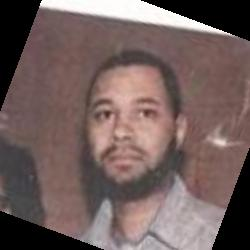
#> input picture Aaron_Patterson_0001.jpg, 250 x 250 px, given in place of Darren_Clarke_0001.jpg, which was not available
$ jupyter execute LFW_FaceVerification.ipynb   (shell and % lines are left out)   (older library calls are emulated)
#> lines starting #> are read from the running program, lines starting #| are printed output that depends on the picture; pictures that were not available may be replaced by others from this repository, and a replacement may not be noted
[cell 1]
from sklearn import datasets
from sklearn.feature_selection import RFE
from sklearn.linear_model import LogisticRegression

from keras.models import Sequential
from keras.layers import Conv2D, ZeroPadding2D, Activation, Input, concatenate
from keras.models import Model
from keras.layers.normalization import BatchNormalization
from keras.layers.pooling import MaxPooling2D, AveragePooling2D
from keras.layers.merge import Concatenate
from keras.layers.core import Lambda, Flatten, Dense
from keras.initializers import glorot_uniform
from keras.engine.topology import Layer
from keras import backend as K
K.set_image_data_format('channels_first')
#> (this line was passed over: keras is not available in this run)
import cv2
import os
import numpy as np
from numpy import genfromtxt
import pandas as pd
import tensorflow as tf
from fr_utils import *
from inception_blocks_v2 import *

from sklearn.model_selection import cross_val_score, train_test_split

[cell 2]
#Divede the train, validation and test dataset.
file_handler = open("../pairsDevTrain.txt", "r", encoding="utf-8")
#> (reads pairsDevTrain.txt from the repository)

# We must first put the data in a list
train_same = [];
train_diff= [];

for row in file_handler:
    # The values we read are strings, we must convert them to the correct type (float)
    temp=row.replace("\n", "");
    string= temp.split("\t") # split it by whitespace
    converted = [x for x in string]
    if len(converted) ==3:
        #train_same.append( [converted[0],converted[1],converted[0],converted[2] ]);
        train_same.append( converted );
    if len(converted) ==4:
        train_diff.append(converted);
file_handler.close()


file_handler = open("../pairsDevTest.txt", "r", encoding="utf-8")
#> (reads pairsDevTest.txt from the repository)
# We must first put the data in a list
test_same = [];
test_diff= [];

for row in file_handler:
    temp=row.replace("\n", "");
    string= temp.split("\t") # split it by whitespace
    converted = [x for x in string]
    if len(converted) ==3:
        test_same.append( converted );
    if len(converted) ==4:
        test_diff.append(converted);
file_handler.close()

print("There are {} images in the train, {} in the test".format(len(train_same)+ len(train_diff), len(test_same)+ len(test_diff) ) );


vali_same= train_same[0: 250: 1];
vali_diff= train_diff[0: 250: 1];

train_same=train_same[250: : 1]
train_diff=train_diff[250: : 1]

[cell 3]
len( train_same), len(train_diff), len(vali_same), len(vali_diff), len(test_same), len(test_diff)

[cell 4]
width, height, channels=96, 96, 3
def format_filename(name, number):
    num_zeros = "0"*(4 - len(number))
    filepath = "../lfw-deepfunneled/"+name+"/"+name+"_"+num_zeros+number+".jpg"
    return filepath


def extractFaceCo (imagePath):
    cascPath = "haarcascade_frontalface_default.xml"
    # Create the haar cascade
    faceCascade = cv2.CascadeClassifier(cascPath)

    # Read the image
    image = cv2.imread(imagePath ) #read a RGB image
#> image is the input picture: shape (250, 250, 3); mean B, G, R 92.7, 95.1, 114.2
    #print(image.shape)
    # Detect faces in the image
    faces = faceCascade.detectMultiScale(
        image,
        scaleFactor=1.1,
        minNeighbors=5,
        minSize=(30, 30)
    #flags = cv2.CV_HAAR_SCALE_IMAGE
    )
#> faces = [[72, 72, 107, 107]]

    # Draw a rectangle around the faces
    if len(faces)==0:  #no face is detected
        print(imagePath)
        return np.array([])

    best_x, best_y, best_w, best_h=0,0,250,250;
    best_size= -np.float("inf")
    for (x, y, w, h) in faces: #There might be more than one face
        if w*h> best_size:
            best_size= w*h
            best_x, best_y, best_w, best_h= x, y, w, h
#> this loop made 1 pass
#> (x, y, w, h, best_size, best_x, best_y, best_w) on pass 1: (72, 72, 107, 107, 11449, 72, 72, 107)
#> after the loop, best_h = 107; best_size = 11449; best_w = 107; best_x = 72; best_y = 72


    image1= image[ best_y:best_y+best_h, best_x:best_x+best_w ]
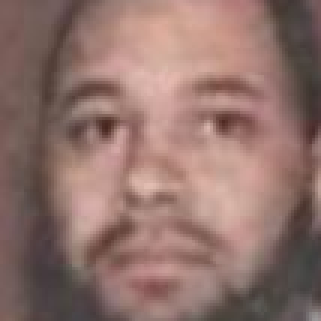
#> image1: shape (107, 107, 3) (shown 3 times larger); mean B, G, R 107.4, 114, 144.4
    face= cv2.resize(image1, (width, height), interpolation = cv2.INTER_AREA)

    #print(face.shape)
    #print(face[0, 0:5])
    return face #is returning a local variable legal?


def get_batch(batch_size, same, diff):
    # initialize 2 empty arrays for the input image batch

    pairs=[np.zeros( (batch_size, height, width, channels) ) for i in range(2)]
    # initialize vector for the targets
    targets=np.zeros( batch_size )

    num_fails=0;
    not_enough=0
    for i in range( batch_size//2 ):

        img1= extractFaceCo(format_filename( same[i][0], same[i][1] )  )
        img2= extractFaceCo(format_filename( same[i][0], same[i][2] )  )
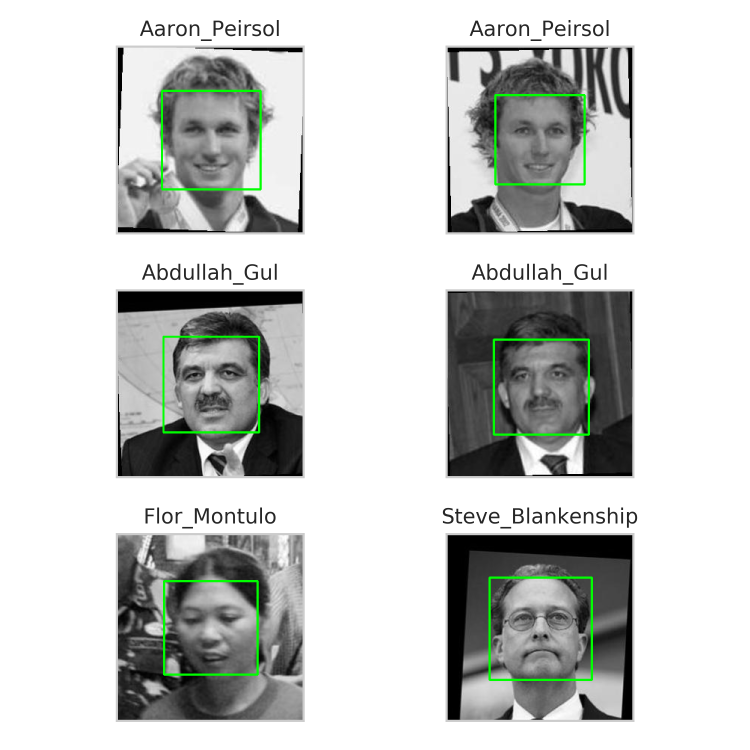
#> input picture FaceDetect_GreenBox.png, 3000 x 3000 px, given in place of Darren_Clarke_0002.jpg, which was not available (shown at 1/4 size)
#> in extractFaceCo, image is the input picture: shape (3000, 3000, 3); mean B, G, R 200.6, 202.9, 200.6
#> in extractFaceCo (call 2), `faces = faceCascade.detectMultiScale( image, scaleFactor=1.1, minNeigh..`: faces = [[552, 768, 53, 53], [529, 2360, 59, 59], [1105, 2211, 63, 63], [1066, 2143, 106, 106], [1982, 384, 356, 356], [651, 1345, 381, 381], [1959, 2310, 407, 407], [661, 2330, 366, 366], [640, 360, 401, 401], [1980, 1363, 369, 369]]
#> the loop in extractFaceCo (call 2), `for (x, y, w, h) in faces:` made 10 passes
#> (x, y, w, h, best_size, best_x, best_y, best_w) on passes 1 to 7: (552, 768, 53, 53, 2809, 552, 768, 53), (529, 2360, 59, 59, 3481, 529, 2360, 59), (1105, 2211, 63, 63, 3969, 1105, 2211, 63), (1066, 2143, 106, 106, 11236, 1066, 2143, 106), (1982, 384, 356, 356, 126736, 1982, 384, 356), (651, 1345, 381, 381, 145161, 651, 1345, 381), (1959, 2310, 407, 407, 165649, 1959, 2310, 407)
#> after the loop in extractFaceCo (call 2), `for (x, y, w, h) in faces:`: best_h = 407; best_size = 165649; best_w = 407; best_x = 1959; best_y = 2310
#> in extractFaceCo (call 2), `image1= image[ best_y:best_y+best_h, best_x:best_x+best_w ]`:
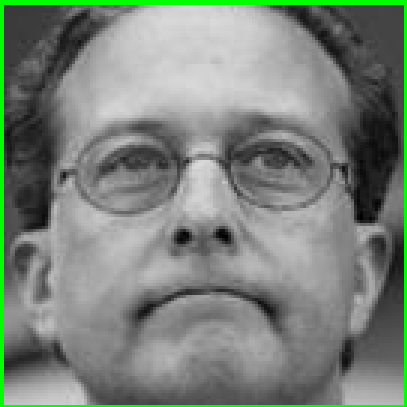
#> image1: shape (407, 407, 3); mean B, G, R 122.4, 131.1, 122.4
#> in extractFaceCo (call 2), `face= cv2.resize(image1, (width, height), interpolation = cv2.INTER_AR..`:
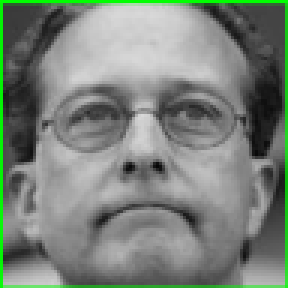
#> face: shape (96, 96, 3) (shown 3 times larger); mean B, G, R 122.4, 131.1, 122.4
        while (len(img1)==0 or len(img2)==0): #fails to detect the face
            num_fails+=1
            if (i+ num_fails >= len(same) ):
                print("Did not find enough qualified images, please reduce the batch_size")
                not_enough=1;
                break;

            img1= extractFaceCo(format_filename( same[-num_fails][0], same[-num_fails][1] )  )
            img2= extractFaceCo(format_filename( same[-num_fails][0], same[-num_fails][2] )  )

        if not_enough:
            break;
        pairs[0][i, :, :, :]= img1.reshape(height, width, -1)
        pairs[1][i, :, :, :]= img2.reshape(height, width, -1)
        targets[i]= 1;

        # [4 lines of commented-out code are left out]

    num_fails-= num_fails;
    not_enough=0
    for i in range( batch_size//2, batch_size ):
        j= i- batch_size//2; #j start from 0
        img1= extractFaceCo(format_filename( diff[j][0], diff[j][1] )  )
        img2= extractFaceCo(format_filename( diff[j][2], diff[j][3] )  )

        while (len(img1)==0 or len(img2)==0): #fails to detect the face
            num_fails+=1
            if (j+ num_fails >= len(diff) ): #i+num_fails== len(diff): they are pointing to the same element.
                print("Did not find enough qualified images, please reduce the batch_size")
                not_enough=1;
                break;
            img1= extractFaceCo(format_filename( diff[-num_fails][0], diff[-num_fails][1] )  )
            img2= extractFaceCo(format_filename( diff[-num_fails][2], diff[-num_fails][3] )  )

        if not_enough:
            break;
        pairs[0][i, :, :, :]= img1
        pairs[1][i, :, :, :]= img2
        targets[i]= 0;

        # [4 lines of commented-out code are left out]
    return pairs, targets

# [63 lines left out: function fillIdent, not called in this run]
